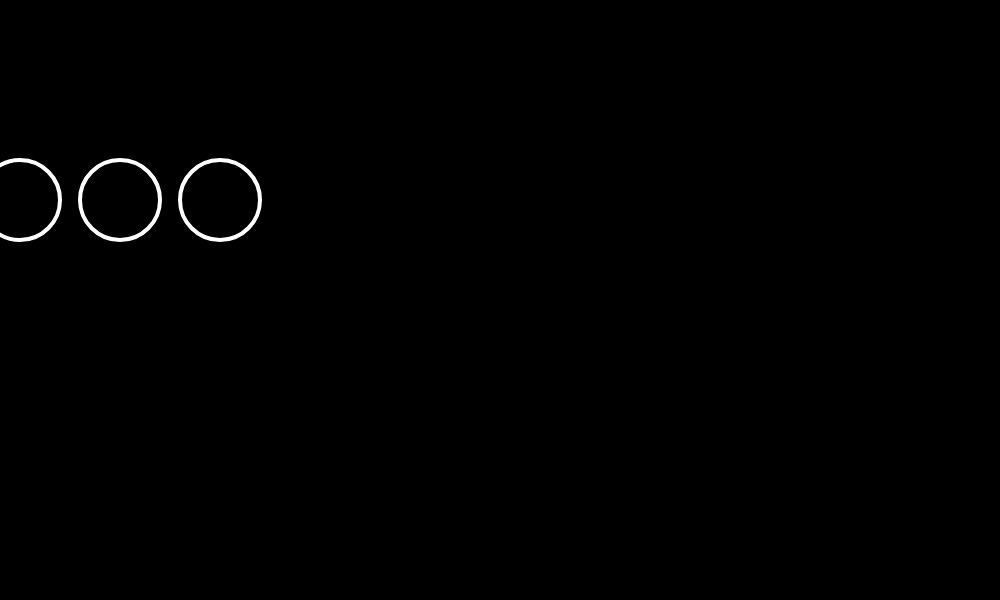
Frame 1 (no input)
Frame 60 (no input): identical to frame 1, image omitted
Frame 120 (the mouse pressed at the canvas centre since frame 60): identical to frame 1, image omitted

The p5.js sketch that drew this single still picture (run headless with seeded random() and noise() and a simulated clock; from frame 60 on, the mouse is pressed at the canvas centre):

// p5.js sketch
// ── sketch.js
let bubbles=[];


function setup() { // built-in P5.JS function -=- this runs once 
	createCanvas(1000, 600); 
	for (let i = 0; i < 3; i++){
		let x = 20 + 100 * i;
		bubbles[i] = new Bubble(x,200, 40);
	}
}


class Bubble{
	constructor(x,y,r){
		this.x = x;
		this.y =y;
		this.r=r;
	}
	
	move(){
		this.x= this.x + random(-5, 5);
		this.y= this.y + random(-5, 5);
 	}
	show(){
		stroke(255);
		strokeWeight(4);
		noFill();
		ellipse(this.x, this.y, this.r*2,this.r*2);
	}
}
function draw() { // built-in P5.JS function -=-  automatic loop that repeats forever
	background(0); // give the canvas a black background
	for (let i = 0; i < bubbles.length; i++){
	// bubbles[i].move();
	bubbles[i].show();
	}
}

function show() {
	stroke(255); // white outline
	strokeWeight(4); // line width
	noFill();
	ellipse(bubble.x, bubble.y, 24, 24); // draw an ellipse/circle
}

function move() {
	bubble.x = bubble.x + random(-5,5);
	bubble.y = bubble.y + random(-5,5);
}
